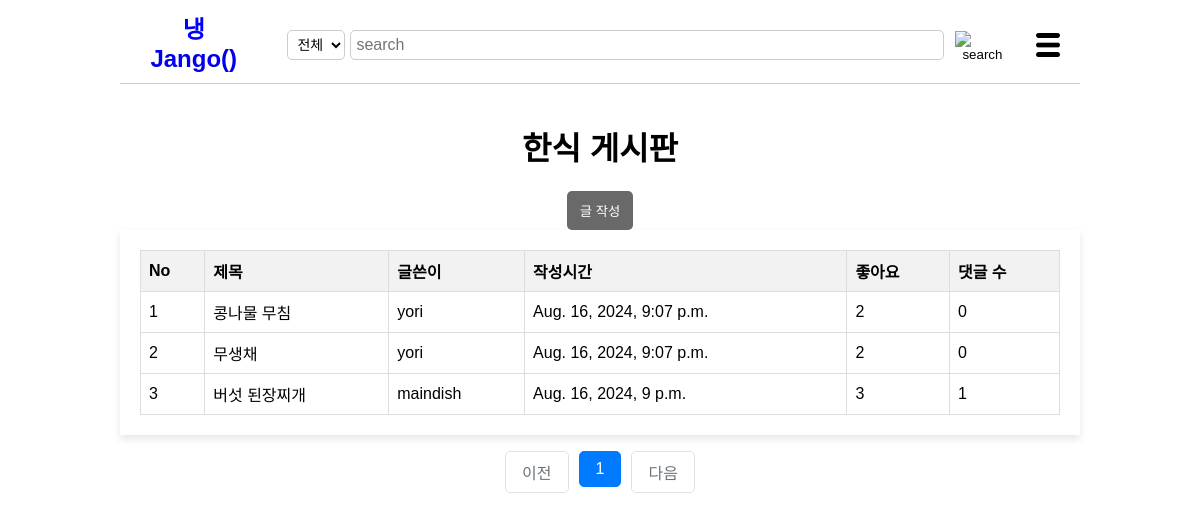
The app's page /koreapost/ (signed in) with its own data.
### post/models.py (models this page shows, shortened)
class Post(models.Model):
    title = models.CharField(max_length=200)
    cooktime = models.IntegerField()
    ingredient = models.TextField()
    cookmethod = models.TextField()
    created_at=models.DateTimeField(auto_now_add=True)
    writer=models.ForeignKey(User, on_delete=models.CASCADE)
    like_users=models.ManyToManyField(settings.AUTH_USER_MODEL, related_name='like_posts', blank=True)
    updated_at=models.DateTimeField(null=True, blank=True, auto_now=True)
    category = models.ForeignKey(Category, on_delete=models.CASCADE)

### post/views/post_views.py (the view)
# urls.py: path('<str:category_name>/',list, name='list'),
def list(request, category_name):
    request.session['previous_page'] = request.get_full_path()
    category = get_object_or_404(Category, name=category_name)
    posts = Post.objects.filter(category=category).annotate(comment_count=Count('comment')).order_by('-created_at')
    page=request.GET.get('page', '1')
    paginator=Paginator(posts, 10)
    page_obj=paginator.get_page(page)
    context={
        'list': page_obj,
        }
    if category_name=="koreapost":
        return render(request, 'koreapost.html', context)
    elif category_name=="chinapost":
        return render(request, 'chinapost.html', context)
    elif category_name=="japanpost":
        return render(request, 'japanpost.html', context)
    else:
        return render(request, '404.html')

### post/templates/koreapost.html (shortened to what this page needs)
<!DOCTYPE html>
<html lang="ko">
    <head>
        {% load static %}
        <link rel="stylesheet" href="{%static 'css/styles-koreapost.css' %}">
</head>
<body>
    <header>
            <div class="logo"><a href="{% url 'post:main' %}">
                <span class="blue">냉</span>Jango() </a>
            </div>
            {% if user.is_authenticated %}
            <form method="POST" action="{% url 'post:catesearch' writer_id=user.id category_name='koreapost' %}">
                <div class="search-bar">
                    <select id="search-type" name="search_select">
                        <option value="전체">전체</option>
                    </select>
                    <input type="text" placeholder="search" name="searched">
                    <button><img src="{% static 'image/search-icon.png' %}" alt="search"></button>
                </div>
            </form>
            {%endif%}
            <div class="menu-icon">
                <img src="{% static 'image/menu-icon.png' %}" alt="menu">
            </div>
        </header>
        <br>
        <h1>한식 게시판</h1>
        {% if user.is_authenticated %}
        <a href="{% url 'post:write' %}"><button class="btn">글 작성</button></a>
        {%else%}
        <a href="javascript:void(0);" onclick="checklogin()"><button class="btn">글 작성</button></a>
        {%endif%}
        <br>
        <div class="container">
            <table>
                <thead>
                    <tr>
                        <th>No</th>
                        <th>제목</th>
                        <th>글쓴이</th>
                        <th>작성시간</th>
                        <th>좋아요</th>
                        <th>댓글 수</th>
                    </tr>
                </thead>
                <tbody>
                    {% for post in list %}
                    <tr class="fixed" data-href="{% url 'post:show' post.id %}">
                        <td>{{ forloop.counter }}</td>
                        <td>{{ post.title }}</td>
                        <td>{{ post.writer }}</td>
                        <td>{{ post.created_at }}</td>
                        <td>{{ post.like_users.all.count }}</td>
                        <td>{{ post.comment_count }}</td>
                    </tr>
                    {% endfor %}
                </tbody>
            </table>
        </div>
        <ul class="pagination justify-content-center">
            {% if list.has_previous %}
                <li class="page-item">
                    <a class="page-link" href="?page={{ list.previous_page_number }}">이전</a>
                </li>
            {% else %}
                <li class="page-item disabled">
                    <a class="page-link" tabindex="-1" aria-disabled="true" href="#">이전</a>
                </li>
            {% endif %}
            {% for page_number in list.paginator.page_range %}
            {% if page_number >= list.number|add:-5 and page_number <= list.number|add:5 %}
            {% if page_number == list.number %}
                <li class="page-item active" aria-current="page">
                    <a class="page-link" href="?page={{ page_number }}">{{ page_number }}</a>
                </li>
            {% else %}
                <li class="page-item">
                    <a class="page-link" href="?page={{ page_number }}">{{ page_number }}</a>
                </li>
            {% endif %}
            {% endif %}
            {% endfor %}
            {% if list.has_next %}
                <li class="page-item">
                    <a class="page-link" href="?page={{ list.next_page_number }}">다음</a>
                </li>
            {% else %}
                <li class="page-item disabled">
                    <a class="page-link" tabindex="-1" aria-disabled="true" href="#">다음</a>
                </li>
            {% endif %}
        </ul>
    </body>
</html>

### static/css/styles-koreapost.css (style rules this page uses)
body { font-family: Arial, sans-serif; margin: 0 auto; padding: 0; text-align: center; width: 960px; overflow-x: auto; }
header { display: flex; justify-content: space-between; align-items: center; padding: 10px 20px; background-color: #fff; border-bottom: 1px solid #ccc; }
a { text-decoration-line: none; text-decoration-color: black; }
.logo { font-size: 24px; font-weight: bold; margin-right: 20px; }
.logo .blue { color: blue; }
#search-type { margin-top: 0px; margin-right: 5px; padding: 5px; border-radius: 5px; border: 1px solid #ccc; background-color: #fff; font-size: 14px; }
#search-type option { background-color: #fff; }
.search-bar { padding-top: 6px; display: flex; align-items: center; flex-grow: 1; margin: 0 20px; }
.search-bar input { width: 590px; padding: 5px; font-size: 16px; border: 1px solid #ccc; border-radius: 5px; flex-grow: 1; }
.search-bar button { background: none; border: none; cursor: pointer; margin-left: 5px; }
.search-bar button img { margin-top: 3px; width: 30px; height: 30px; }
.menu-icon { position: relative; display: inline-block; }
.menu-icon img { margin-top: 10px; width: 24px; height: 24px; cursor: pointer; }
.container { margin: 0 auto; max-width: 1000px; background-color: #fff; padding: 20px; box-shadow: 0 4px 8px rgba(0, 0, 0, 0.1); }
table { width: 100%; border-collapse: collapse; }
th, td { border: 1px solid #ddd; padding: 8px; text-align: left; }
th { background-color: #f2f2f2; font-weight: bold; }
.fixed { color: black; }
.pagination { display: flex; justify-content: center; list-style-type: none; padding: 0; }
.page-item { margin: 0 5px; }
.page-link { display: block; padding: 8px 16px; text-decoration: none; color: #007bff; border: 1px solid #dee2e6; border-radius: 5px; }
.page-item.disabled .page-link { color: #6c757d; pointer-events: none; cursor: not-allowed; }
.page-item.active .page-link { color: white; background-color: #007bff; border-color: #007bff; }
.btn { background-color: #696969; border-radius: 5px; padding: 10px 13px 10px 13px; color: #fff; border: none; cursor: pointer; }

### records on screen
Post: title "콩나물 무침", writer "yori", created_at "Aug. 16, 2024, 9:07 p.m.", like_users.all.count "2", comment_count "0"
Post: title "무생채", writer "yori", created_at "Aug. 16, 2024, 9:07 p.m.", like_users.all.count "2", comment_count "0"
Post: title "버섯 된장찌개", writer "maindish", created_at "Aug. 16, 2024, 9 p.m.", like_users.all.count "3", comment_count "1"

### other values on screen
{{ page_number }} "1"
